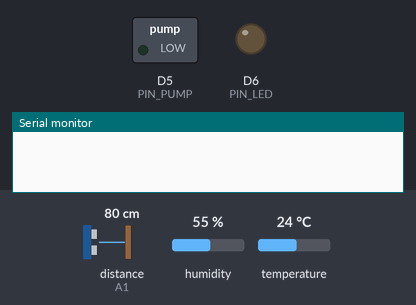
A sketch run on a simulated Arduino Zero (SAMD21). Parts: switched loads named in the sketch (green lamp = pin HIGH), output pins drawn as LEDs (lit = HIGH), the last lines printed to the serial monitor. Wiring (inferred from the names in the program): ultrasonic range finder: trigger D7; echo A1. The test bench sets the inputs (shaded band); at power-on: distance to the obstacle (sensor on A1) 80 cm, humidity 55 %, temperature 24 °C (analog values on the 0–1023 scale). The echo pulse lasts 58.3 µs per cm; pins used as bus, display or sensor lines are not drawn.

Above: at 0.1 s.
At 1.7 s:
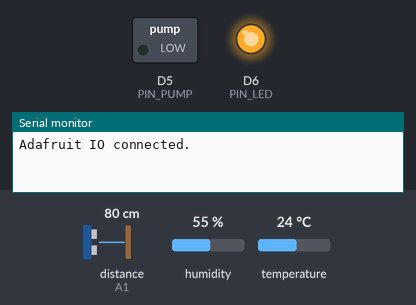
Timing chart, 0 to 3.2 s (numbered marks = the images above):
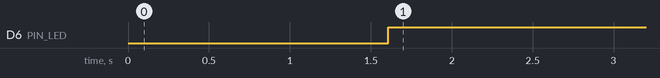

The sketch:

ontozo.ino
```cpp
#include "AdafruitIO_WiFi.h"
#include "DHT.h"

#define IO_USERNAME "*****"
#define IO_KEY      "*****"
#define WIFI_SSID   "******"
#define WIFI_PASS   "******"

AdafruitIO_WiFi io(IO_USERNAME, IO_KEY, WIFI_SSID, WIFI_PASS);
AdafruitIO_Feed *feedTemp  = io.feed("noveny.homerseklet");
AdafruitIO_Feed *feedHum   = io.feed("noveny.para");
AdafruitIO_Feed *feedSoil  = io.feed("noveny.nedvesseg");
AdafruitIO_Feed *feedWater = io.feed("noveny.vizszint");
AdafruitIO_Feed *feedLastWater = io.feed("noveny.utolsolocsolas");

//Lábak
const int PIN_SOIL = 4;
const int PIN_PUMP = 5;
const int PIN_LED  = 6;
const int PIN_TRIG = 7;
const int PIN_ECHO = 15;
const int PIN_DHT  = 16;

DHT dht(PIN_DHT, DHT22);

//Beállítások
const int   SOIL_DRY = 2000;   // efölött száraz
const float TANK_LOW_CM    = 20.0;   // ennél nagyobb távolság = alacsony víz
const int   PUMP_SECONDS   = 15;     // öntözés hossza
const float   TANK_FULL_CM   = 25.0; //tartály teljes mérete a mérés alapján

// Egy körforgás 5 mp.

int   tick = 350;  //Változó a földszárazság méréshez(fél óránként)
int   tack = 0; //Változó az adafruit feltöltéshez(percenként)
int   soilRaw = 0;
float tankCm = 0, temp = NAN, hum = NAN;
bool  tankLow = false;

float readTankCm() {
  digitalWrite(PIN_TRIG, LOW);  delayMicroseconds(2);
  digitalWrite(PIN_TRIG, HIGH); delayMicroseconds(10);
  digitalWrite(PIN_TRIG, LOW);
  long us = pulseIn(PIN_ECHO, HIGH, 30000);
  if (us == 0) return -1;
  return us * 0.0343f / 2.0f;
}

void setup() {
  Serial.begin(115200);
  pinMode(PIN_PUMP, OUTPUT); digitalWrite(PIN_PUMP, LOW);
  pinMode(PIN_LED, OUTPUT);
  pinMode(PIN_TRIG, OUTPUT);
  pinMode(PIN_ECHO, INPUT);
  analogReadResolution(12);
  dht.begin();

  io.connect();
  while (io.status() < AIO_CONNECTED) { Serial.print("."); delay(500); }
  Serial.println(io.statusText());
}

void loop() {
  io.run();   // kapcsolat életben tartása, ezt rendszeresen hívni kell

  // Tartály, LED, hőmérséklet
  float d = readTankCm();
  if (d > 0) {  //Alacsony vízszint ellenőrzés
    tankCm = d;
    if (d > TANK_LOW_CM) {
      tankLow = true;
    } else {
      tankLow = false;
      }
  }

  if (tankLow == true) {   //LED kapcsolás alacsony vízszintnél
    digitalWrite(PIN_LED, HIGH);
  } else {
    digitalWrite(PIN_LED, LOW);
  }

  float t = dht.readTemperature();
  float h = dht.readHumidity();
  if (!isnan(t)) temp = t;
  if (!isnan(h)) hum = h;

  // Talaj félóránként, ha száraz és van víz, 15 mp öntözés
  if (tick >= 360) {
    soilRaw = analogRead(PIN_SOIL);
    Serial.printf("Talaj: %d\n", soilRaw);
    tick = 0;
    if (soilRaw > SOIL_DRY && !tankLow) {
      Serial.println("Szivattyu: BE");
      digitalWrite(PIN_PUMP, HIGH);
      delay(PUMP_SECONDS * 1000);
      digitalWrite(PIN_PUMP, LOW);
      Serial.println("Szivattyu: KI");
      feedLastWater->save(soilRaw);
    }
  }

  // Feltöltés percenként
  if (tack >= 12) {
    if (!isnan(temp)) feedTemp->save(temp);
    if (!isnan(hum))  feedHum->save(hum);
    feedSoil->save(soilRaw);
    if (tankCm > 0)   feedWater->save(TANK_FULL_CM - tankCm);
    tack=0;
  }
  tick++;
  tack++;
  delay(5000);
}
```

Measured:
- by itself, D6 (PIN_LED): LOW → HIGH at 1.6 s
